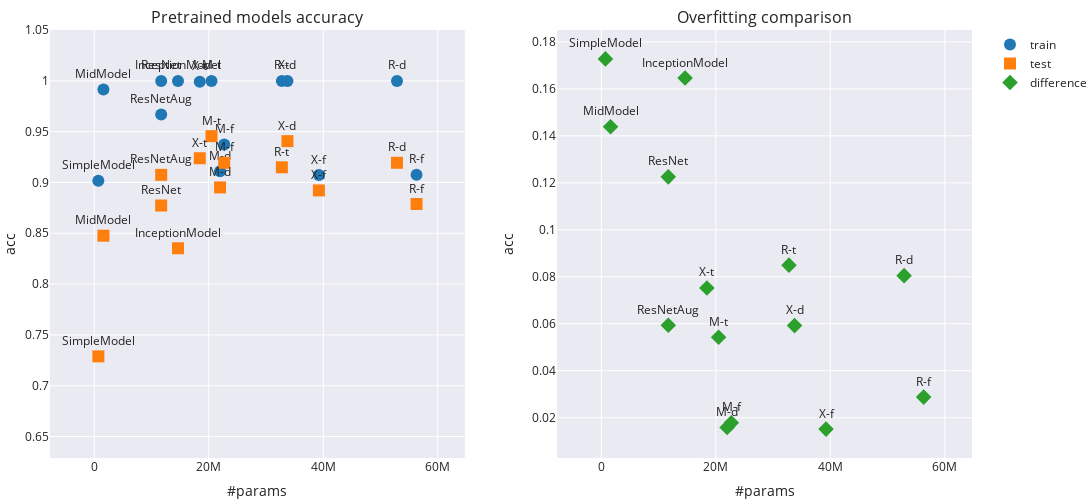

Notebook source saved alongside this figure:
### Markdown cell above
## 4. Results and comparison

### Code cell
models = [
    simple_model, mid_model, inception, resnet, resnet_data_aug,
    resnet_t, resnet_f, resnet_d, mobile_t, mobile_f, mobile_d, xception_t, xception_f, xception_d
]
    

comparison(models, (train_dataset, val_dataset), titles=['Pretrained models accuracy', 'Overfitting comparison'])

### Figure 1 — Plotly figure (JSON) as saved in the notebook; plotly's stock layout.template omitted (floating-point values rounded to 4 significant figures)
{"data": [{"marker": {"color": "#1F77B4", "size": 12, "symbol": "circle"}, "mode": "markers+text", "name": "train", "text": ["SimpleModel", "MidModel", "ResNet", "ResNetAug", "InceptionModel", "X-t", "M-t", "M-d", "M-f", "R-t", "X-d", "X-f", "R-d", "R-f"], "textposition": "top center", "type": "scatter", "x": [726277, 1614885, 11697525, 11697525, 14632725, 18438005, 20486005, 21977397, 22709877, 32774005, 33748637, 39244957, 52877301, 56293365], "xaxis": "x", "y": [0.9016, 0.9914, 0.9998, 0.9668, 0.9998, 0.999, 0.9998, 0.9109, 0.9372, 0.9998, 0.9998, 0.9073, 0.9998, 0.9075], "yaxis": "y"}, {"marker": {"color": "#FF7F0E", "size": 12, "symbol": "square"}, "mode": "markers+text", "name": "test", "text": ["SimpleModel", "MidModel", "ResNet", "ResNetAug", "InceptionModel", "X-t", "M-t", "M-d", "M-f", "R-t", "X-d", "X-f", "R-d", "R-f"], "textposition": "top center", "type": "scatter", "x": [726277, 1614885, 11697525, 11697525, 14632725, 18438005, 20486005, 21977397, 22709877, 32774005, 33748637, 39244957, 52877301, 56293365], "xaxis": "x", "y": [0.7288, 0.8476, 0.8773, 0.9075, 0.8352, 0.9238, 0.9456, 0.8951, 0.9193, 0.9149, 0.9406, 0.8921, 0.9193, 0.8788], "yaxis": "y"}, {"marker": {"color": "#2CA02C", "size": 12, "symbol": "diamond"}, "mode": "markers+text", "name": "difference", "text": ["SimpleModel", "MidModel", "ResNet", "ResNetAug", "InceptionModel", "X-t", "M-t", "M-d", "M-f", "R-t", "X-d", "X-f", "R-d", "R-f"], "textposition": "top center", "type": "scatter", "x": [726277, 1614885, 11697525, 11697525, 14632725, 18438005, 20486005, 21977397, 22709877, 32774005, 33748637, 39244957, 52877301, 56293365], "xaxis": "x2", "y": [0.1728, 0.1438, 0.1225, 0.05935, 0.1646, 0.07524, 0.05425, 0.01584, 0.01787, 0.08493, 0.0592, 0.01514, 0.08048, 0.02876], "yaxis": "y2"}], "layout": {"annotations": [{"font": {"size": 16}, "showarrow": false, "text": "Pretrained models accuracy", "x": 0.225, "xanchor": "center", "xref": "paper", "y": 1, "yanchor": "bottom", "yref": "paper"}, {"font": {"size": 16}, "showarrow": false, "text": "Overfitting comparison", "x": 0.775, "xanchor": "center", "xref": "paper", "y": 1, "yanchor": "bottom", "yref": "paper"}], "height": 500, "margin": {"b": 10, "l": 0, "r": 0, "t": 30}, "width": 1500, "xaxis": {"anchor": "y", "domain": [0, 0.45], "range": [-7718000.0, 64740000.0], "title": {"text": "#params"}}, "xaxis2": {"anchor": "y2", "domain": [0.55, 1], "range": [-7718000.0, 64740000.0], "title": {"text": "#params"}}, "yaxis": {"anchor": "x", "domain": [0, 1], "range": [0.6288, 1.05], "title": {"text": "acc"}}, "yaxis2": {"anchor": "x2", "domain": [0, 1], "title": {"text": "acc"}}}}
